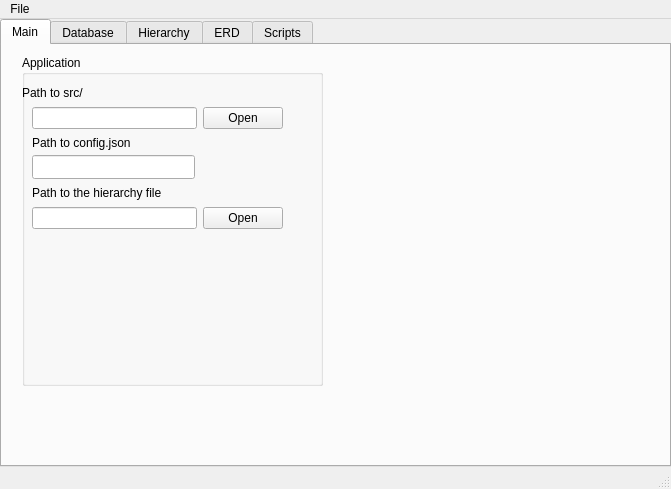
<?xml version="1.0" encoding="UTF-8"?>
<ui version="4.0">
 <class>MainWindow</class>
 <widget class="QMainWindow" name="MainWindow">
  <property name="geometry">
   <rect>
    <x>0</x>
    <y>0</y>
    <width>671</width>
    <height>489</height>
   </rect>
  </property>
  <property name="windowTitle">
   <string>MainWindow</string>
  </property>
  <widget class="QWidget" name="centralwidget">
   <layout class="QHBoxLayout" name="horizontalLayout">
    <property name="leftMargin">
     <number>0</number>
    </property>
    <property name="topMargin">
     <number>0</number>
    </property>
    <property name="rightMargin">
     <number>0</number>
    </property>
    <property name="bottomMargin">
     <number>0</number>
    </property>
    <item>
     <widget class="QTabWidget" name="mainTabWidget">
      <property name="currentIndex">
       <number>0</number>
      </property>
      <widget class="QWidget" name="mainTab">
       <attribute name="title">
        <string>Main</string>
       </attribute>
       <widget class="QGroupBox" name="groupBox">
        <property name="geometry">
         <rect>
          <x>20</x>
          <y>10</y>
          <width>301</width>
          <height>331</height>
         </rect>
        </property>
        <property name="title">
         <string>Application</string>
        </property>
        <widget class="QLabel" name="label">
         <property name="geometry">
          <rect>
           <x>0</x>
           <y>30</y>
           <width>121</width>
           <height>16</height>
          </rect>
         </property>
         <property name="text">
          <string>Path to src/</string>
         </property>
        </widget>
        <widget class="QLabel" name="label_2">
         <property name="geometry">
          <rect>
           <x>10</x>
           <y>80</y>
           <width>121</width>
           <height>16</height>
          </rect>
         </property>
         <property name="text">
          <string>Path to config.json</string>
         </property>
        </widget>
        <widget class="QLineEdit" name="configPathLineEdiit">
         <property name="geometry">
          <rect>
           <x>10</x>
           <y>100</y>
           <width>163</width>
           <height>24</height>
          </rect>
         </property>
         <property name="readOnly">
          <bool>true</bool>
         </property>
        </widget>
        <widget class="QLabel" name="label_3">
         <property name="geometry">
          <rect>
           <x>10</x>
           <y>130</y>
           <width>191</width>
           <height>16</height>
          </rect>
         </property>
         <property name="text">
          <string>Path to the hierarchy file</string>
         </property>
        </widget>
        <widget class="QWidget" name="">
         <property name="geometry">
          <rect>
           <x>10</x>
           <y>50</y>
           <width>251</width>
           <height>26</height>
          </rect>
         </property>
         <layout class="QHBoxLayout" name="horizontalLayout_2">
          <item>
           <widget class="QLineEdit" name="pathLineEdiit">
            <property name="readOnly">
             <bool>true</bool>
            </property>
           </widget>
          </item>
          <item>
           <widget class="QPushButton" name="openButton">
            <property name="text">
             <string>Open</string>
            </property>
           </widget>
          </item>
         </layout>
        </widget>
        <widget class="QWidget" name="">
         <property name="geometry">
          <rect>
           <x>10</x>
           <y>150</y>
           <width>251</width>
           <height>26</height>
          </rect>
         </property>
         <layout class="QHBoxLayout" name="horizontalLayout_3">
          <item>
           <widget class="QLineEdit" name="hierarchyPathLineEdiit">
            <property name="readOnly">
             <bool>true</bool>
            </property>
           </widget>
          </item>
          <item>
           <widget class="QPushButton" name="pushButton">
            <property name="text">
             <string>Open</string>
            </property>
           </widget>
          </item>
         </layout>
        </widget>
       </widget>
      </widget>
      <widget class="QWidget" name="tab_2">
       <attribute name="title">
        <string>Database</string>
       </attribute>
      </widget>
      <widget class="QWidget" name="tab">
       <attribute name="title">
        <string>Hierarchy</string>
       </attribute>
      </widget>
      <widget class="QWidget" name="tab_3">
       <attribute name="title">
        <string>ERD</string>
       </attribute>
      </widget>
      <widget class="QWidget" name="tab_4">
       <attribute name="title">
        <string>Scripts</string>
       </attribute>
      </widget>
     </widget>
    </item>
   </layout>
  </widget>
  <widget class="QMenuBar" name="menubar">
   <property name="geometry">
    <rect>
     <x>0</x>
     <y>0</y>
     <width>671</width>
     <height>21</height>
    </rect>
   </property>
   <widget class="QMenu" name="menu">
    <property name="title">
     <string>File</string>
    </property>
    <addaction name="actionExit"/>
   </widget>
   <addaction name="menu"/>
  </widget>
  <widget class="QStatusBar" name="statusbar"/>
  <action name="actionExit">
   <property name="text">
    <string>Exit</string>
   </property>
  </action>
 </widget>
 <resources/>
 <connections>
  <connection>
   <sender>actionExit</sender>
   <signal>triggered()</signal>
   <receiver>MainWindow</receiver>
   <slot>close()</slot>
   <hints>
    <hint type="sourcelabel">
     <x>-1</x>
     <y>-1</y>
    </hint>
    <hint type="destinationlabel">
     <x>335</x>
     <y>244</y>
    </hint>
   </hints>
  </connection>
 </connections>
</ui>
